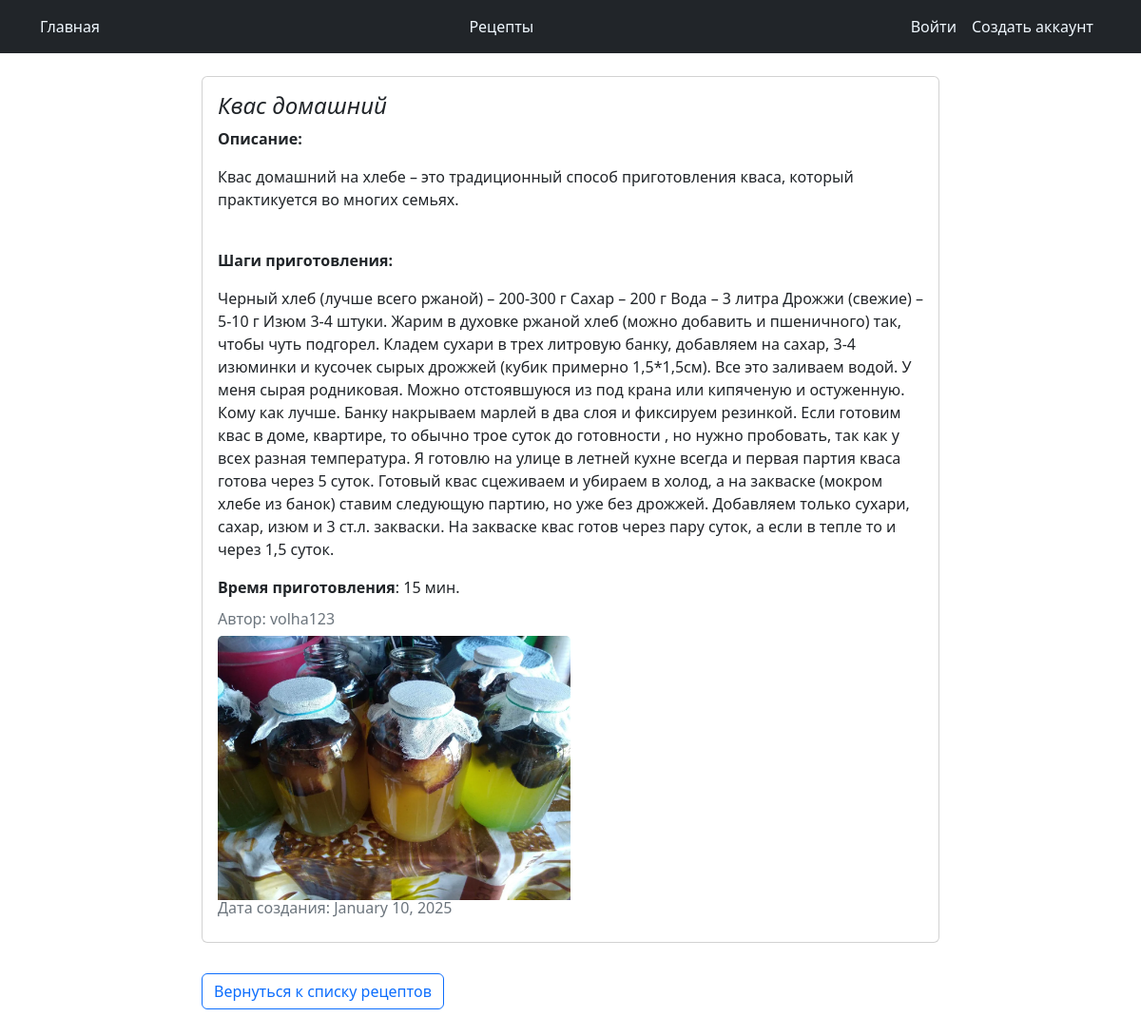
/recipe/list/3/, run on the app's committed database.
### recipesapp/models.py (models this page shows, shortened)
class Recipe(models.Model):
    class Meta:
        verbose_name = "Recipe"
        ordering = ['-title', 'created_at']
    title = models.CharField(max_length=150)
    description = models.TextField()
    steps_of_cooking = models.TextField()
    time_for_cooking = models.IntegerField(default=15)
    author = models.ForeignKey(User, on_delete=models.PROTECT)
    created_at = models.DateTimeField(auto_now_add=True)
    updated_at = models.DateTimeField(auto_now=True)
    archived = models.BooleanField(default=False)
    photo = models.ImageField(null=True,  blank=True, upload_to=recipe_photo_directory_path)

### recipesapp/views.py (the view)
# urls.py: path('list/<int:pk>/', RecipeDetailsView.as_view(), name='recipe_details'),
class RecipeDetailsView(DetailView):
    template_name = "recipesapp/recipe-details.html"
    model = Recipe
    context_object_name = "recipe"

### recipesapp/templates/recipesapp/recipe-details.html (shortened to what this page needs)
<!DOCTYPE html>
{% extends "recipesapp/base.html" %}
{% load static %}
    {% block content %}
    <div class="card mb-3">
      <div class="card-body">
        <h4 class="card-title"> <em>{{ recipe.title }}</em></h4>
        <p class="card-text"><b>Описание:</b></p>
        <p> {{ recipe.description }}</p>
        <br>
        <p class="card-text"><b>Шаги приготовления:</b></p>
        <p>{{ recipe.steps_of_cooking }}</p>
        <p class="card-text"><b>Время приготовления</b>: {{ recipe.time_for_cooking }} мин.</p>
        <h6 class="card-subtitle mb-2 text-muted">Автор: {{ recipe.author }}</h6>
      {% if recipe.photo %}
        <div>
            <img class="card-img-top" style="width:50%" src="{{ recipe.photo.url }}" alt="">
        </div>
      {% else %}
        <p class="card-text" style="color:red"><em><b>К сожалению, фото рецепта отсутствует.</b></em></p>
      {% endif %}
      <div>
        <p class="card-subtitle mb-2 text-muted" style="color:grey">Дата создания: {{ recipe.created_at|date:"F d, Y" }}</p>
      </div>
     </div>
    </div>
    {% if object.author == user or user.is_staff %}
      <div class="form-group py-3">
        <a class="btn btn-outline-info" href="{% url 'recipesapp:recipe_update' pk=recipe.pk %}">Изменить рецепт</a>
      </div>
      <div class="form-group py-3">
        <a class="btn btn-outline-danger" href="{% url 'recipesapp:recipe_delete' pk=recipe.pk %}">Удалить рецепт</a>
      </div>
      <div class="form-group py-3">
        <a class="btn btn-outline-primary" href="{% url 'recipesapp:list' %}">Вернуться к списку рецептов</a>
      </div>
    {% else %}
    <div class="form-group py-3">
      <a class="btn btn-outline-primary" href="{% url 'recipesapp:list' %}">Вернуться к списку рецептов</a>
    </div>
    {% endif %}
    {% endblock %}

### data on the page
Recipe: title "Квас домашний", description "Квас домашний на хлебе – это традиционный способ приготовления кваса, который практикуется во многих семьях.", steps_of_cooking "Черный хлеб (лучше всего ржаной) – 200-300 г Сахар – 200 г Вода – 3 литра Дрожжи (свежие) – 5-10 г Изюм 3-4 штуки. Жарим в духовке ржаной хлеб (можно добавить и пшеничного) так, чтобы чуть подгорел. Кладем сухари в трех литровую банку, добавляем на сахар, 3-4 изюминки и кусочек сырых дрожжей (кубик примерно 1,5*1,5см). Все это заливаем водой. У меня сырая родниковая. Можно отстоявшуюся из под крана или кипяченую и остуженную. Кому как лучше. Банку накрываем марлей в два слоя и фиксируем резинкой. Если готовим квас в доме, квартире, то обычно трое суток до готовности , но нужно пробовать, так как у всех разная температура. Я готовлю на улице в летней кухне всегда и первая партия кваса готова…", time_for_cooking "15", author "volha123", photo (picture), created_at "January 10, 2025"
